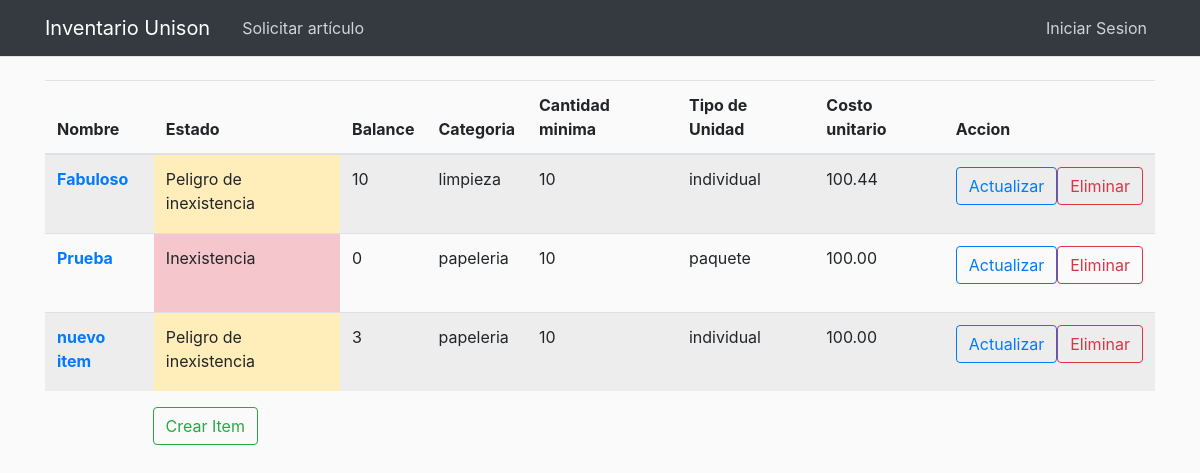
Before: /manage_items/ with the older database file.
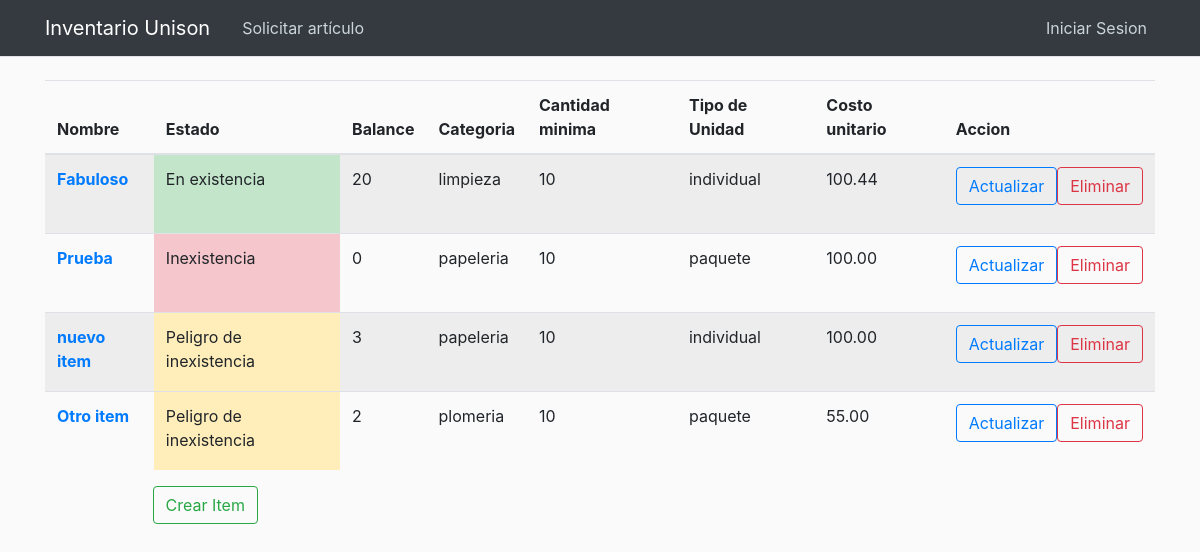
After: the same page with the newer database file.
### inventory/models.py (models this page shows, shortened)
class Item(models.Model):
    CATEGORY_CHOICES = [
        ('papeleria', 'Papelería'),
        ('limpieza', 'Limpieza'),
        ('plomeria', 'Plomería'),
        ('electricidad', 'Electricidad'),
    ]
    UNIT_CHOICES = [
        ('paquete', 'Paquete'),
        ('block', 'Block'),
        ('individual', 'Individual'),
        ('caja', 'Caja'),
    ]
    name = models.CharField(max_length=255)
    image = models.ImageField(default='default_item.jpg', upload_to='item_pics')
    id = models.AutoField(primary_key=True)
    category = models.CharField(max_length=20, choices=CATEGORY_CHOICES)
    description = models.TextField()
    unit_type = models.CharField(max_length=20, choices=UNIT_CHOICES)
    unit_price = models.DecimalField(max_digits=10, decimal_places=2)
    stock = models.IntegerField(default=0)
    low_stock_threshold = models.IntegerField(default=10)
    unison = models.BooleanField(default=True)

### inventory/views.py (the view)
# urls.py: path('manage_items/', views.manage_items, name='manage_items'),
def manage_items(request):
    items = Item.objects.all()
    return render(request, 'inventory/manage_items.html', {'items': items})

### inventory/templates/inventory/manage_items.html (shortened to what this page needs)
{% extends "base.html" %}
{% block content %}
    <table class="table table-striped">
        <thead>
        <tr>
            <th scope="col">Nombre</th>
            <th scope="col">Estado</th>
            <th scope="col">Balance</th>
            <th scope="col">Categoria</th>
            <th scope="col">Cantidad minima</th>
            <th scope="col">Tipo de Unidad</th>
            <th scope="col">Costo unitario</th>
            <th scope="col">Accion</th>
        </tr>
        </thead>
        <tbody>
        {% for item in items %}
            <tr>
                <th scope="row">
                    <a href="{% url 'display_item' item.id %}">{{ item.name }}</a>
                </th>
                {% if item.stock == 0 %}
                    <td class="table-danger">Inexistencia</td>
                {% else %}
                    {% if item.stock <= item.low_stock_threshold %}
                        <td class="table-warning">Peligro de inexistencia</td>
                    {% else %}
                        <td class="table-success">En existencia</td>
                    {% endif %}
                {% endif %}
                <td> {{ item.stock }}</td>
                <td> {{ item.category }}</td>
                <td> {{ item.low_stock_threshold }}</td>
                <td> {{ item.unit_type }}</td>
                <td> {{ item.unit_price }}</td>
                <td>
                    <div class="form-group">
                        <div class="btn-group" role="group">
                            <form method="get" action="{% url 'update_item' item.id %}">
                                <button class="btn btn-outline-primary" type="submit">Actualizar</button>
                            </form>
                            <form method="get" action="{% url 'delete_item' item.id %}">
                                <button class="btn btn-outline-danger" onclick="return confirmDelete();" type="submit">
                                    Eliminar
                                </button>
                            </form>
                        </div>
                    </div>
                </td>
            </tr>
        {% endfor %}
        </tbody>
    </table>
    <form method="get" action="{% url 'create_item' %}">
        <div class="d-grid gap-2 col-10 mx-auto">
            <div class="form-group">
                <button class="btn btn-outline-success" type="submit">Crear Item</button>
            </div>
        </div>
    </form>
{% endblock content %}

### templates/base.html (shortened to what this page needs)
{% load static %}
<!DOCTYPE html>
<html lang="en">
<head>
    <link rel="stylesheet" href="https://cdn.jsdelivr.net/npm/bootstrap@4.3.1/dist/css/bootstrap.min.css"
>
    <link rel="stylesheet" type="text/css" href="{% static 'inventory/main.css' %}">
</head>
<body>
<header class="site-header">
    <nav class="navbar navbar-expand-md navbar-dark bg-dark fixed-top border-bottom">
        <div class="container">
            <a class="navbar-brand mr-4" href="/">Inventario Unison</a>
            <div class="collapse navbar-collapse" id="navbarToggle">
                <div class="navbar-nav mr-auto">
                    <a class="nav-item nav-link" href="{% url 'request_item' %}">Solicitar artículo</a>
                </div>
                <div class="navbar-nav">
                    {% if user.is_authenticated %}
                        <a class="nav-item nav-link" href="{% url 'shopping_cart' %}">Carro</a>
                        <div class="dropdown">
                            <button class="btn btn-dark dropdown-toggle" type="button" id="dropdownMenuButton"
                                    data-toggle="dropdown" aria-haspopup="true" aria-expanded="false">
                                {{ user.username }}
                            </button>
                            <div class="dropdown-menu" aria-labelledby="dropdownMenuButton">
                                <a class="dropdown-item disabled">
                                    {% if user.is_staff %}
                                        Modalidad: Admin
                                    {% else %}
                                        Modalidad: Empleado
                                    {% endif %} </a>
                                <a class="dropdown-item" href="{% url 'profile' %}">Perfil</a>
                                <a class="dropdown-item" href="{% url 'logout' %}">Cerrar Sesion</a>
                            </div>
                        </div>
                    {% else %}
                        <a class="nav-item nav-link" href="{% url 'login' %}">Iniciar Sesion</a>
                    {% endif %}
                </div>
            </div>
        </div>
    </nav>
</header>
<main role="main" class="container">
    {% block content %}{% endblock %}
</main>
</body>
</html>

### inventory/static/inventory/main.css (style rules this page uses)
body { background: #fafafa; color: #333333; margin-top: 5rem; }
.site-header .navbar-nav .nav-link { color: #cbd5db; }

Changed rows visible on the page:
changed Item "Fabuloso": stock "10" → "20"; stock "Peligro de inexistencia" → "En existencia"
added Item: name "Otro item", shows "Peligro de inexistencia", stock "2", category "plomeria", low_stock_threshold "10", unit_type "paquete", unit_price "55.00"
